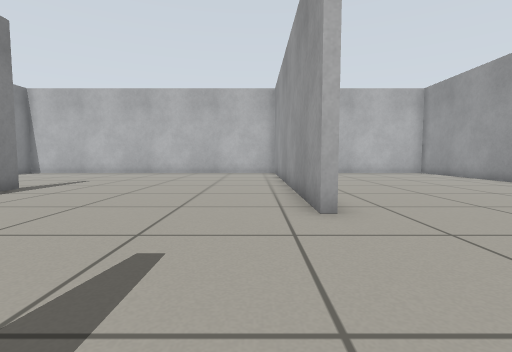
view 1 (above)

18 first-person views from a walk through a world built for the Gazebo simulator. The camera is 0.5 m above the floor, tilts 4° down and sees 85° across. The floor is counted in squares, 0.5 m on a side. Each view is taken from the middle of a square. On the plan, view 1 faces up. The plan holds only what a view shows up to about 11 squares ahead; the rest is blank.

view 2
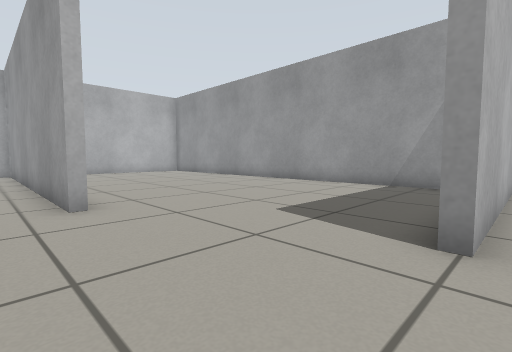

view 3
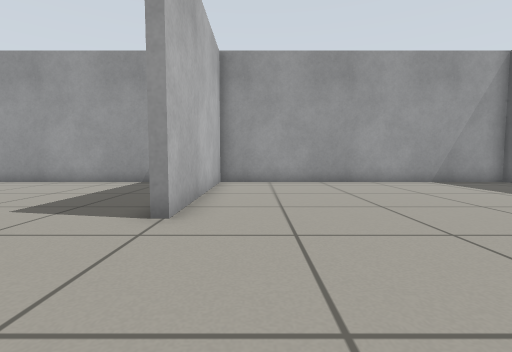

view 4
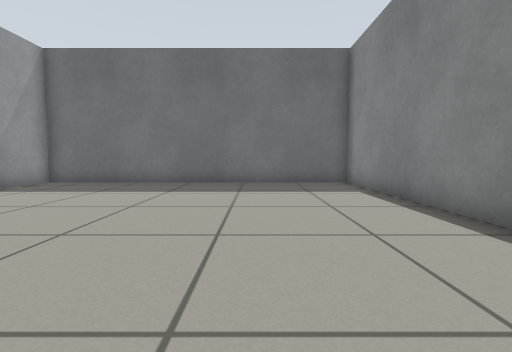

view 5
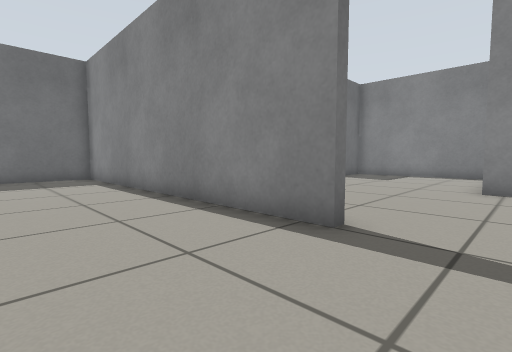

view 6
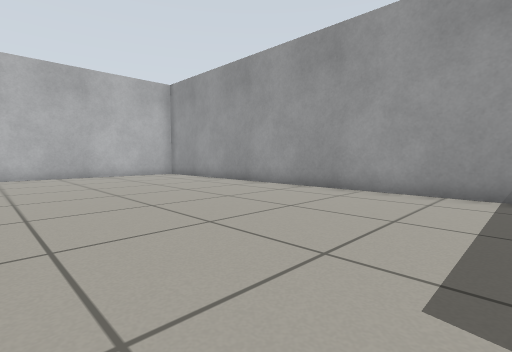

view 7
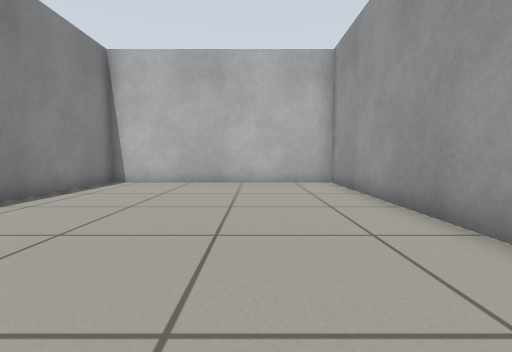

view 8
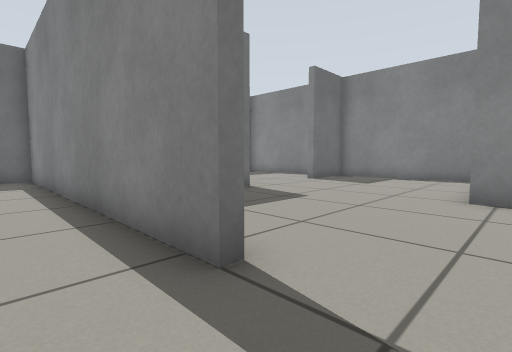

view 9
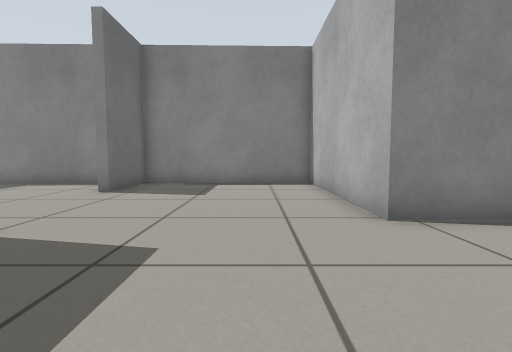

view 10
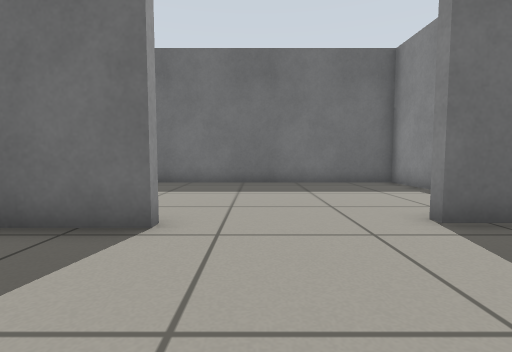

view 11
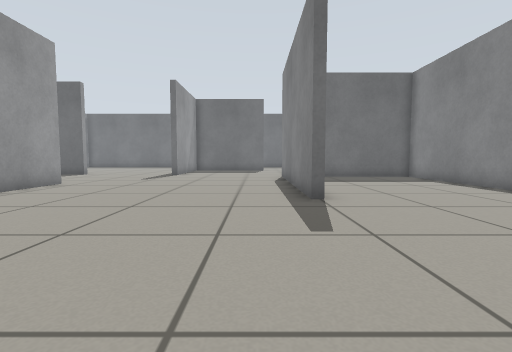

view 12
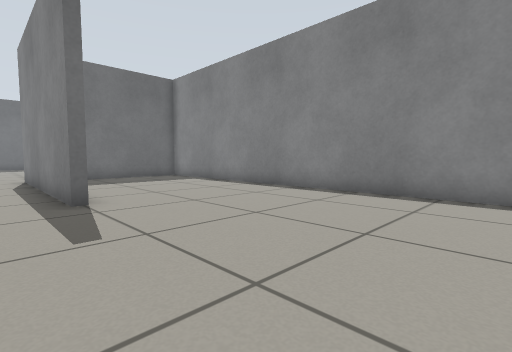

view 13
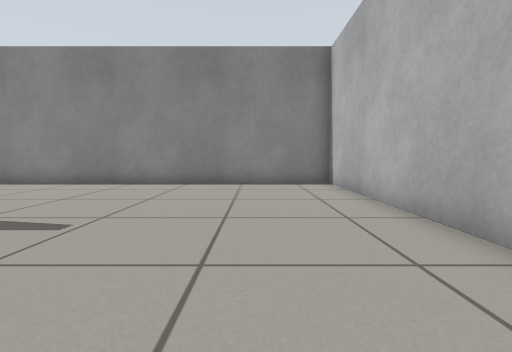

view 14
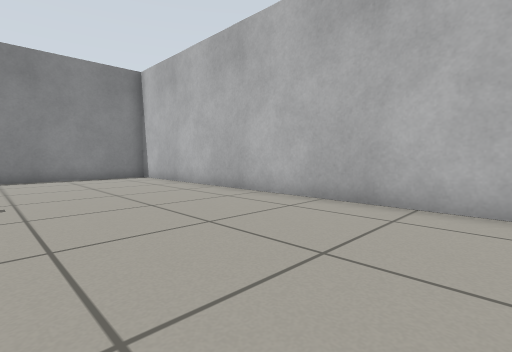

view 15
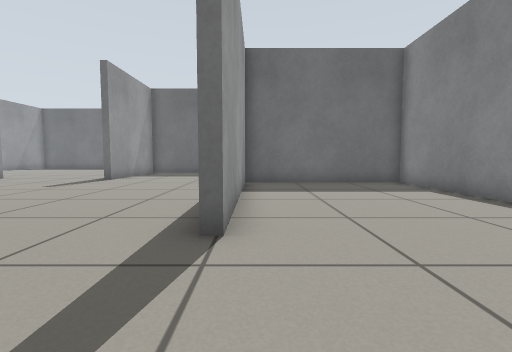

view 16
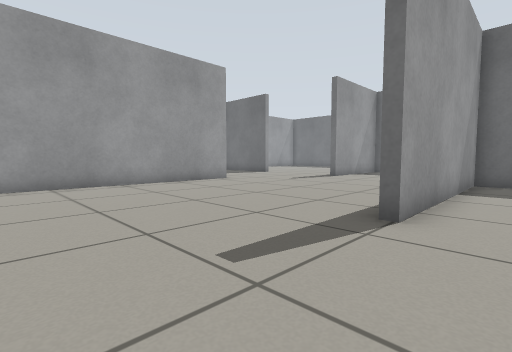

view 17
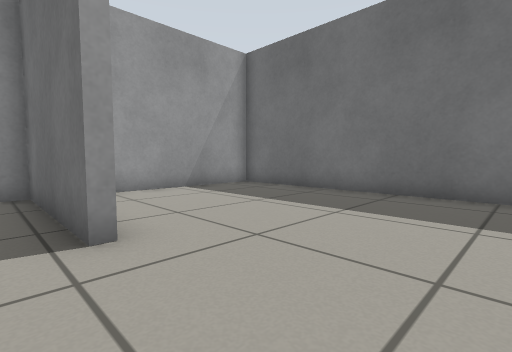

view 18
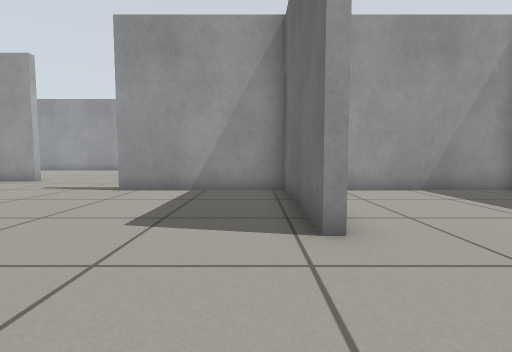

### Floor plan
Points are (right, up) in squares from view 1. A wall is a line through its corners. A room is listed if a view was taken in it or the views show most of it. See-through windows are left out.
Room 1 (views 1, 5, 6, 7, 8)
walls: (1.5, 4.8) (1.1, 4.8); (9.9, 1) (9.9, 16.8) (1.4, 16.8) (1.4, 12)
ways out: opening at (1, 0) to room 2; opening at (0.5, 2.5) to room 3
Room 2 (views 2, 3, 4)
walls: (-1.5, 0.1) (-1.5, -11.7) (9.9, -11.7) (9.9, -0.6) (3.4, -0.6)
ways out: opening at (1, 0) to room 1
Room 3 (views 9, 10, 11, 12, 13, 14, 15, 16, 17, 18)
walls: (-7.3, 8.6) (-7.3, 1.1) (-13.5, 1.1) (-13.5, -5.1) (-10.8, -5.1) (-10.8, -5.5); (1.1, 4.8) (1.1, 13.8); (-13.5, 0.3) (-13.5, -0.4); (-6.5, -5.2) (-6.5, -4.8) (-1.8, -4.8) (-1.8, 0.1) (-1.5, 0.1); (-0.1, 16.8) (-13.5, 16.8) (-13.5, 1.3) (-7.6, 1.3) (-7.6, 8.6)
ways out: opening at (0.5, 2.5) to room 1; opening at (-8.5, -5) to room 4
Room 4 (no view inside)
walls: (-13.3, -9.3) (-13.2, -11.7) (-1.8, -11.7) (-1.8, -6.6); (-13.5, -6.8) (-13.5, -10.4)
ways out: opening at (-8.5, -5) to room 3

Positions as (right, up) in squares from view 1, and headings:
1: (0, 0), facing up
2: (0, -1), facing up-right
3: (-1, -2), facing right
4: (2, -1), facing down
5: (2, 2), facing down-left
6: (2, 2), facing up-right
7: (7, 6), facing up
8: (0, 2), facing down-left
9: (-3, -1), facing left
10: (-8, -1), facing down
11: (-6, 15), facing down
12: (-6, 15), facing down-left
13: (-3, 14), facing left
14: (0, 11), facing up-left
15: (-8, 12), facing down
16: (-9, 13), facing down-right
17: (-10, -4), facing down-right
18: (-10, -4), facing right
